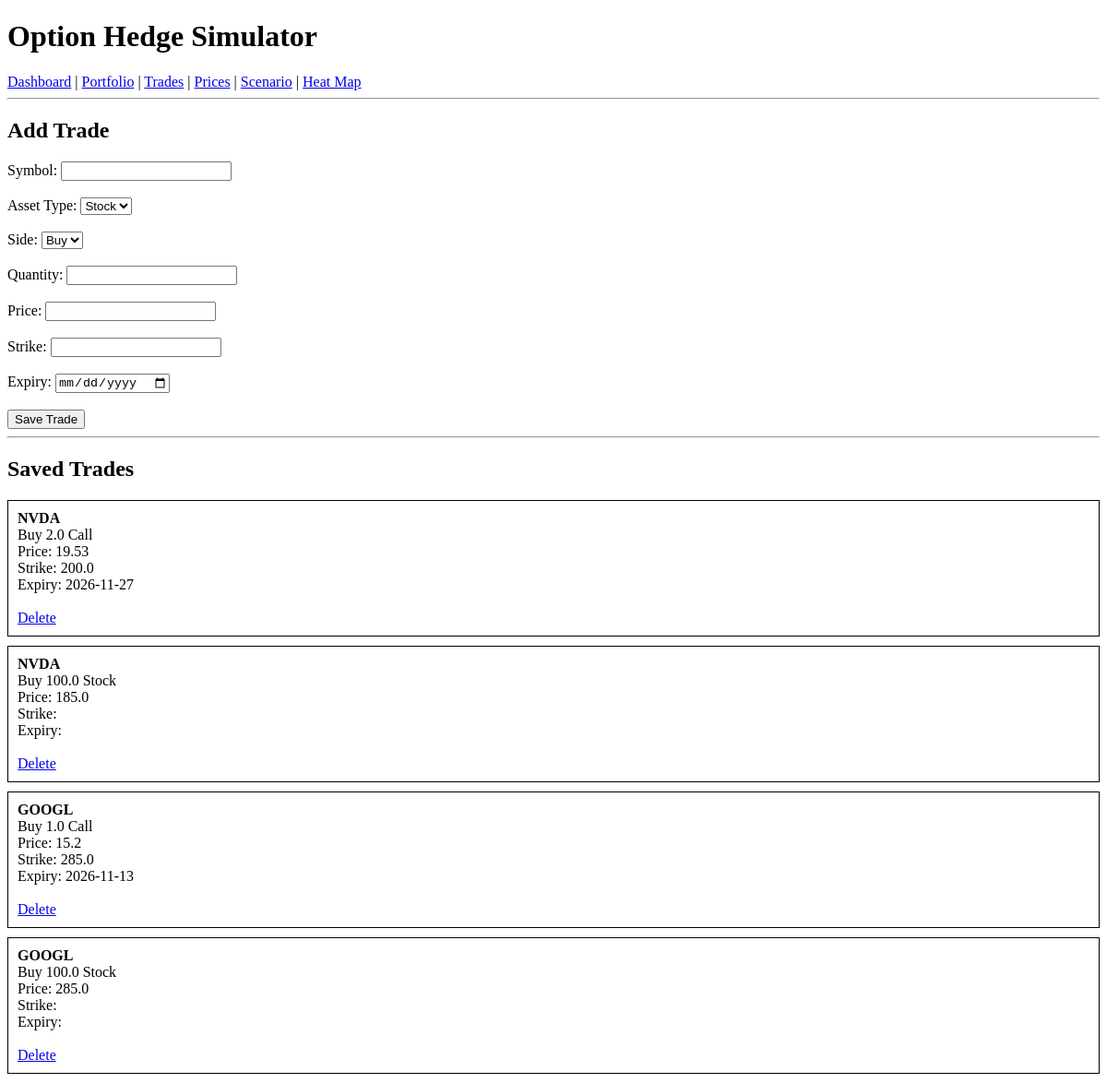
Before: /trades with the older database file.
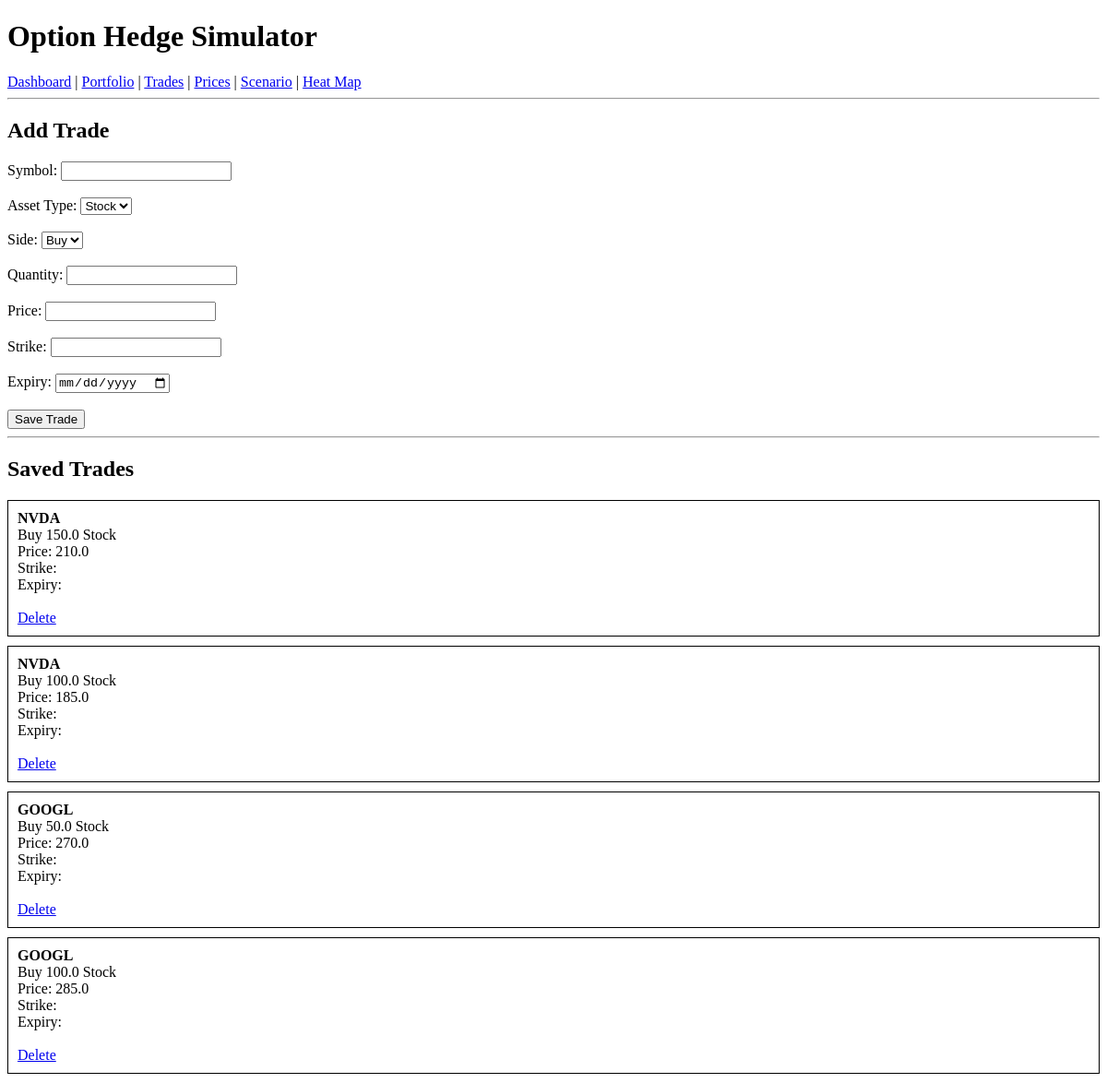
After: the same page with the newer database file.
### tables this page shows
CREATE TABLE trades (
    id INTEGER PRIMARY KEY AUTOINCREMENT,
    symbol TEXT,
    asset_type TEXT,
    side TEXT,
    quantity REAL,
    price REAL,
    strike REAL,
    expiry TEXT
);

### app.py (the view, shortened to what this page needs)
@app.route("/trades", methods=["GET", "POST"])
def trades():
    return render_template(
        "trades.html",
        trades=get_all_trades()
    )

### database/trade_db.py (called while the page is built)
def get_all_trades():
    conn = sqlite3.connect("database/trades.db")
    cursor = conn.cursor()
    cursor.execute("""
        SELECT
            id,
            symbol,
            asset_type,
            side,
            quantity,
            price,
            strike,
            expiry
        FROM trades
        ORDER BY id DESC
    """)
    rows = cursor.fetchall()
    conn.close()
    return rows

### templates/trades.html (shortened to what this page needs)
<!DOCTYPE html>
<html>
<head>
</head>
<body>
<h1>Option Hedge Simulator</h1>
<a href="/">Dashboard</a> |
<a href="/portfolio">Portfolio</a> |
<a href="/trades">Trades</a> |
<a href="/prices">Prices</a> |
<a href="/scenario">Scenario</a> |
<a href="/heatmap">Heat Map</a>
<hr>
<h2>Add Trade</h2>
<form method="POST">
<label>Symbol:</label>
<input type="text" name="symbol" required>
<br><br>
<label>Asset Type:</label>
<select name="asset_type">
    <option>Stock</option>
</select>
<br><br>
<label>Side:</label>
<select name="side">
    <option>Buy</option>
</select>
<br><br>
<label>Quantity:</label>
<input type="number" name="quantity" required>
<br><br>
<label>Price:</label>
<input type="number" step="0.01" name="price" required>
<br><br>
<label>Strike:</label>
<input type="number" step="0.01" name="strike">
<br><br>
<label>Expiry:</label>
<input type="date" name="expiry">
<br><br>
<button type="submit">
Save Trade
</button>
</form>
<hr>
<h2>Saved Trades</h2>
{% for trade in trades %}
<div style="border:1px solid black;padding:10px;margin-bottom:10px;">
<strong>{{ trade[1] }}</strong>
<br>
{{ trade[3] }}
{{ trade[4] }}
{{ trade[2] }}
<br>
Price: {{ trade[5] }}
<br>
Strike: {{ trade[6] }}
<br>
Expiry: {{ trade[7] }}
<br><br>
<a href="/delete_trade/{{ trade[0] }}">
Delete
</a>
</div>
{% endfor %}
</body>
</html>

Changed rows visible on the page:
removed trades: symbol "NVDA", side "Buy", quantity "2.0", asset_type "Call", price "19.53", strike "200.0", expiry "2026-11-27"
removed trades: symbol "GOOGL", side "Buy", quantity "1.0", asset_type "Call", price "15.2", strike "285.0", expiry "2026-11-13"
added trades: symbol "NVDA", side "Buy", quantity "150.0", asset_type "Stock", price "210.0"
added trades: symbol "GOOGL", side "Buy", quantity "50.0", asset_type "Stock", price "270.0"
